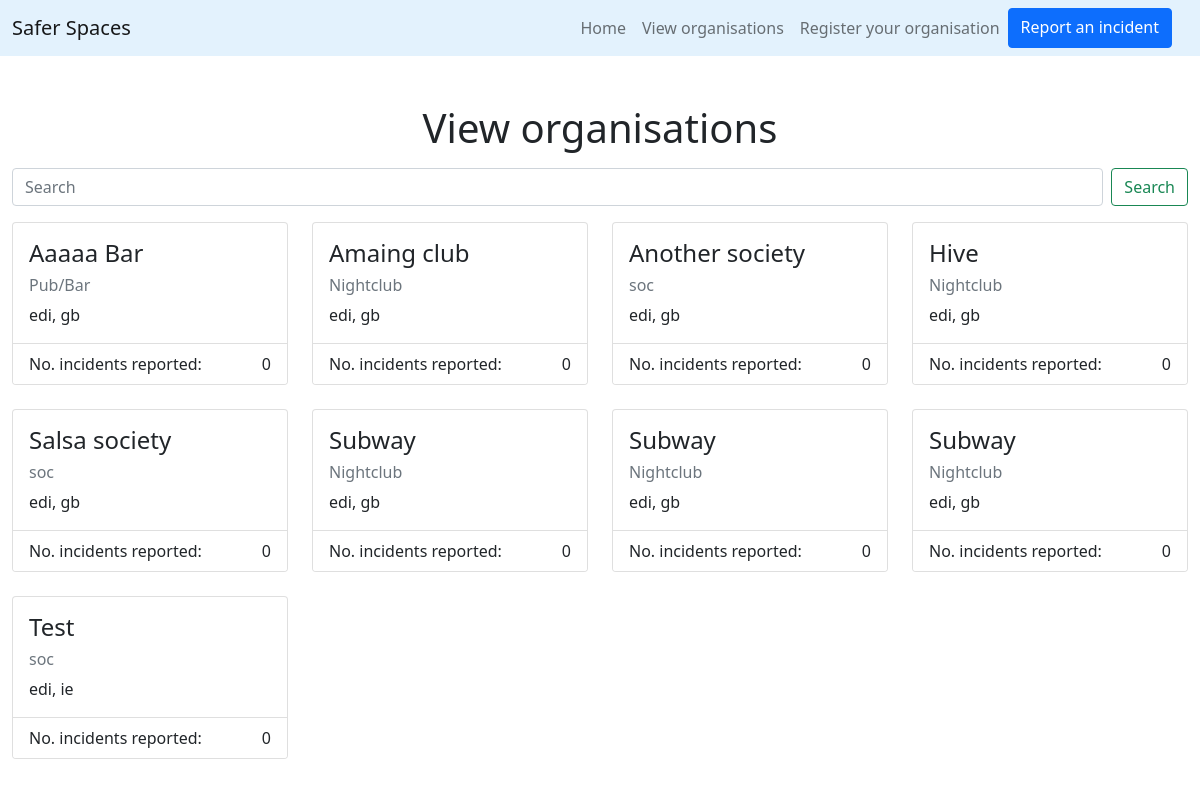
The page /view on the database as committed earlier.
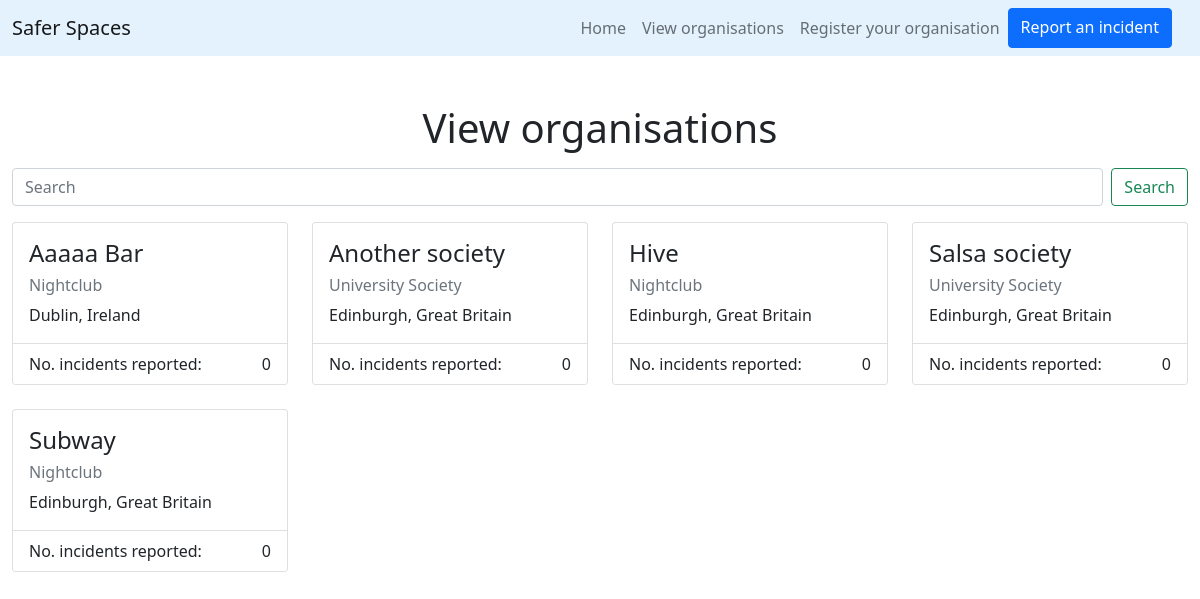
The same page on the database as committed later.
### register/models.py (models this page shows, shortened)
class Organisation(models.Model):
    COUNTRY_CHOICES = [
        ('great_britain','Great Britain'),
        ('ireland', 'Ireland'),
    ]
    TYPE_CHOICES = [
        ('pubbar', 'Pub/Bar'),
        ('club', 'Nightclub'),
        ('society', 'University Society'),
        ('school', 'School'),
        ('office', 'Office'),
        ('store', 'Store'),
        ('other', 'Other'),
    ]
    CITY_CHOICES = [
        ('edinburgh', 'Edinburgh'),
        ('dublin', 'Dublin'),
    ]
    name = models.CharField(max_length=150)
    country = models.CharField(max_length=50, choices=COUNTRY_CHOICES)
    city = models.CharField(max_length=50, choices=CITY_CHOICES)
    type = models.CharField(max_length=25, choices=TYPE_CHOICES)
    email = models.EmailField()
    report_count = models.IntegerField(blank=False, null=False, default=0)
    class Meta:
        ordering = ['name']

### view/views.py (the view)
# urls.py: path('view', view_view, name='view'),
def view_view(request):
    search_organisation = request.GET.get('search')
    if search_organisation:
        organisations = Organisation.objects.filter(
            Q(name__icontains=search_organisation) |
            Q(country__icontains=search_organisation) |
            Q(city__icontains=search_organisation) |
            Q(type__icontains=search_organisation)
            )
    else:
        organisations = Organisation.objects.all().order_by("name")
    return render(request, 'view/view.html', {'orgs': organisations})

### view/templates/view/view.html (shortened to what this page needs)
{% extends "beepboop9000/base.html" %}
{% load static %}
{% block content %}
<div class="container-fluid">
  <div class="row justify-content-center">
    <div class="col-sm-12 text-center mb-2">
      <h1>View organisations</h1>
    </div>
  </div>
  <div class="row mb-3">
    <div class="col">
      <form class="d-flex" action="{% url 'view' %}">
        <input class="form-control me-2" type="search" name="search" placeholder="Search" aria-label="Search">
        <button class="btn btn-outline-success" type="submit">Search</button>
      </form>
    </div>
  </div>
  <div class="row row-cols-1 row-cols-sm-2 row-cols-lg-4 g-4">
  {% for organisation in orgs %}
  <div class="col">
    <div class="card h-100">
      <div class="card-body">
        <h4 class="card-title">{{ organisation.name }}</h4>
        <h6 class="card-text text-muted">{{ organisation.get_type_display }}</h6>
        <p class="card-text">{{ organisation.get_city_display }}, {{ organisation.get_country_display }}</p>
      </div>
      <ul class="list-group list-group-flush">
        <li class="list-group-item">
          <span style="float: left;">No. incidents reported:</span>
          <span style="float: right;">{{ organisation.report_count }}</span>
        </li>
      </ul>
    </div>
  </div>
  {% endfor %}
  </div>
</div>
{% endblock %}

Rows that differ between the two databases and show on the page:
removed Organisation: name "Amaing club", type "Nightclub", city "edi", country "gb", report_count "0"
removed Organisation: name "Subway", type "Nightclub", city "edi", country "gb", report_count "0"
removed Organisation: name "Subway", type "Nightclub", city "edi", country "gb", report_count "0"
removed Organisation: name "Test", type "soc", city "edi", country "ie", report_count "0"
changed Organisation "Aaaaa Bar": type "Pub/Bar" → "Nightclub"; city "edi" → "Dublin"; country "gb" → "Ireland"
changed Organisation "Another society": type "soc" → "University Society"; city "edi" → "Edinburgh"; country "gb" → "Great Britain"
changed Organisation "Hive": city "edi" → "Edinburgh"; country "gb" → "Great Britain"
changed Organisation "Salsa society": type "soc" → "University Society"; city "edi" → "Edinburgh"; country "gb" → "Great Britain"
changed Organisation "Subway": city "edi" → "Edinburgh"; country "gb" → "Great Britain"
